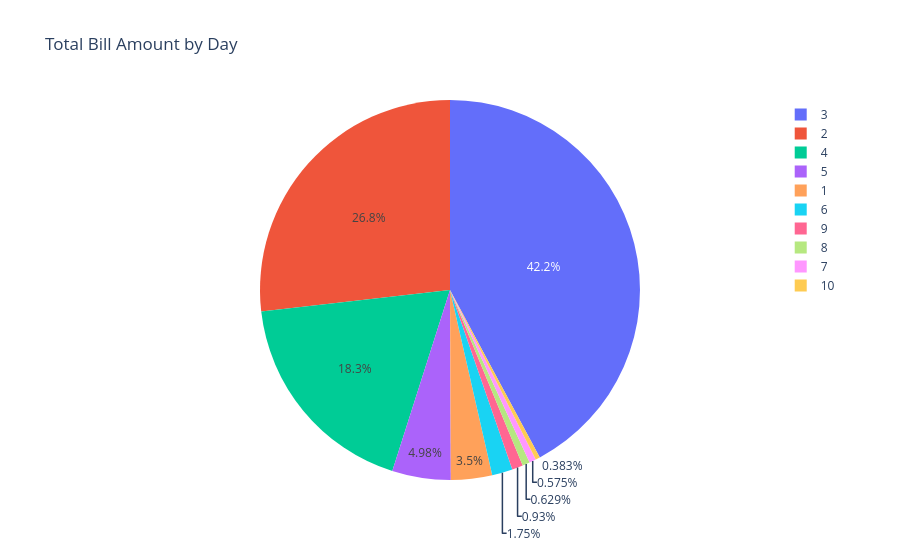

The notebook cell this image was saved under:
### Code cell
fig = px.pie(df, names='bedRoom', title='Total Bill Amount by Day')

# Show the plot
fig.show()

### Figure 1 — Plotly figure (JSON) as saved in the notebook; plotly's stock layout.template omitted (floating-point values rounded to 4 significant figures; data arrays with more than 128 entries replaced by an {"elided": "..."} marker saying what was removed)
{"data": [{"domain": {"x": [0, 1], "y": [0, 1]}, "hovertemplate": "bedRoom=%{label}<extra></extra>", "labels": {"elided": "3655 int values"}, "legendgroup": "", "name": "", "showlegend": true, "type": "pie"}], "layout": {"legend": {"tracegroupgap": 0}, "title": {"text": "Total Bill Amount by Day"}}}
